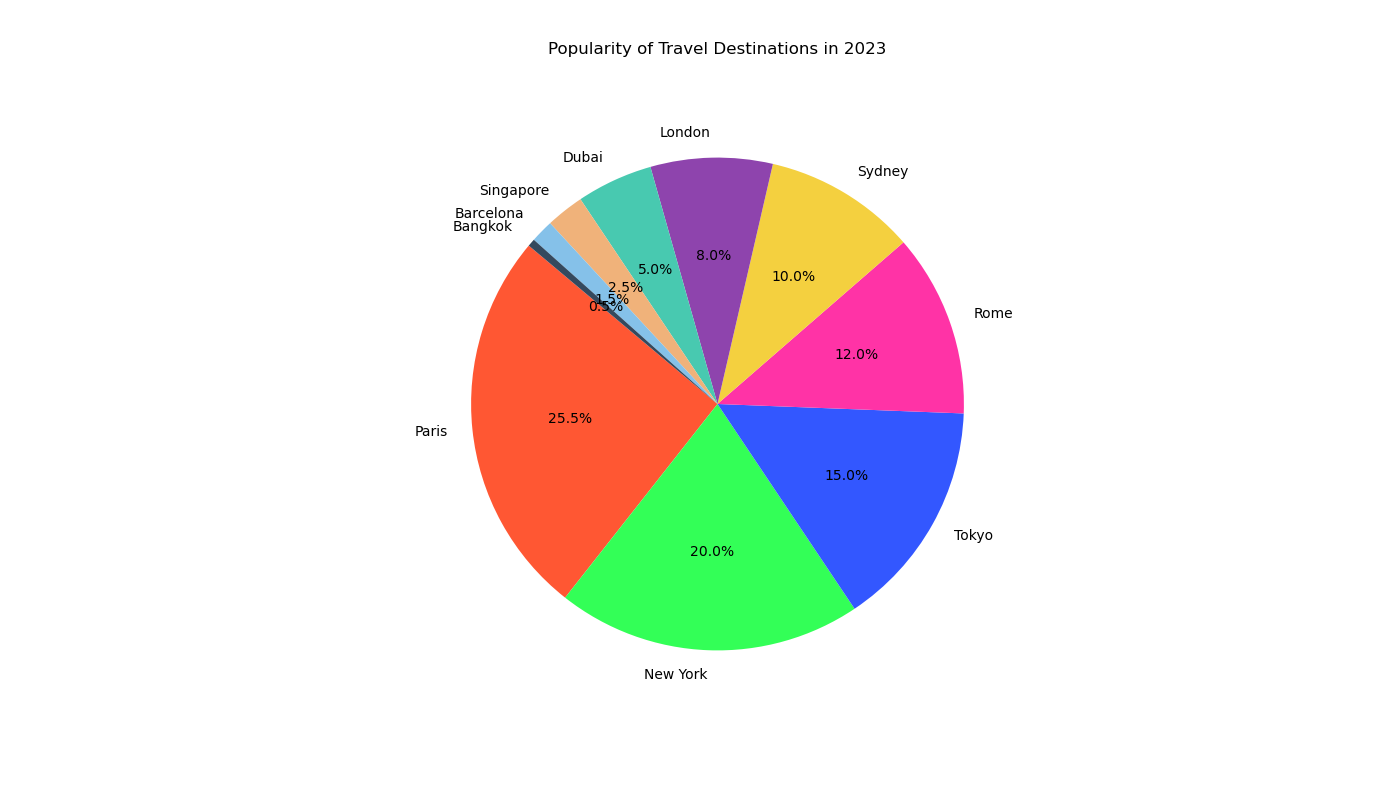

Write the Python code that produced this figure.

import matplotlib.pyplot as plt

# Data points
destinations = [
    'Paris', 'New York', 'Tokyo', 'Rome', 'Sydney', 
    'London', 'Dubai', 'Singapore', 'Barcelona', 'Bangkok'
]

popularity = [
    25.5, 20.0, 15.0, 12.0, 10.0, 
    8.0, 5.0, 2.5, 1.5, 0.5
]

# Colors for each section
colors = [
    '#ff5733', '#33ff57', '#3357ff', '#ff33a6', '#f4d03f',
    '#8e44ad', '#48c9b0', '#f0b27a', '#85c1e9', '#34495e'
]

# Resize the chart
plt.figure(figsize=(14, 8))

# Create the pie chart
plt.pie(popularity, labels=destinations, colors=colors, autopct='%1.1f%%', startangle=140)

# Set the title
plt.title('Popularity of Travel Destinations in 2023', pad=30)

# Display the chart
plt.show()
